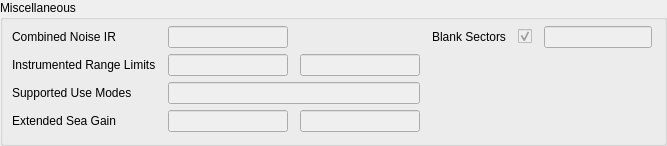
         <widget class="QGroupBox" name="groupFeaturesMisc">
          <property name="sizePolicy">
           <sizepolicy hsizetype="Minimum" vsizetype="Minimum">
            <horstretch>0</horstretch>
            <verstretch>0</verstretch>
           </sizepolicy>
          </property>
          <property name="title">
           <string>Miscellaneous</string>
          </property>
          <layout class="QGridLayout" name="gridLayout_7">
           <property name="leftMargin">
            <number>9</number>
           </property>
           <property name="topMargin">
            <number>6</number>
           </property>
           <property name="rightMargin">
            <number>12</number>
           </property>
           <property name="horizontalSpacing">
            <number>12</number>
           </property>
           <item row="0" column="1">
            <widget class="QLineEdit" name="editCombinedNoiseIR">
             <property name="enabled">
              <bool>false</bool>
             </property>
             <property name="sizePolicy">
              <sizepolicy hsizetype="Fixed" vsizetype="Fixed">
               <horstretch>0</horstretch>
               <verstretch>0</verstretch>
              </sizepolicy>
             </property>
             <property name="minimumSize">
              <size>
               <width>120</width>
               <height>0</height>
              </size>
             </property>
             <property name="maximumSize">
              <size>
               <width>16777215</width>
               <height>16777215</height>
              </size>
             </property>
             <property name="readOnly">
              <bool>true</bool>
             </property>
            </widget>
           </item>
           <item row="1" column="0">
            <widget class="QLabel" name="labelCombinedNoiseIR_2">
             <property name="sizePolicy">
              <sizepolicy hsizetype="Minimum" vsizetype="Preferred">
               <horstretch>0</horstretch>
               <verstretch>0</verstretch>
              </sizepolicy>
             </property>
             <property name="text">
              <string>Instrumented Range Limits</string>
             </property>
            </widget>
           </item>
           <item row="1" column="1">
            <widget class="QLineEdit" name="editInstrRangeMin">
             <property name="enabled">
              <bool>false</bool>
             </property>
             <property name="sizePolicy">
              <sizepolicy hsizetype="Fixed" vsizetype="Fixed">
               <horstretch>0</horstretch>
               <verstretch>0</verstretch>
              </sizepolicy>
             </property>
             <property name="minimumSize">
              <size>
               <width>120</width>
               <height>0</height>
              </size>
             </property>
             <property name="maximumSize">
              <size>
               <width>16777215</width>
               <height>16777215</height>
              </size>
             </property>
             <property name="readOnly">
              <bool>true</bool>
             </property>
            </widget>
           </item>
           <item row="1" column="2">
            <widget class="QLineEdit" name="editInstrRangeMax">
             <property name="enabled">
              <bool>false</bool>
             </property>
             <property name="sizePolicy">
              <sizepolicy hsizetype="Fixed" vsizetype="Fixed">
               <horstretch>0</horstretch>
               <verstretch>0</verstretch>
              </sizepolicy>
             </property>
             <property name="minimumSize">
              <size>
               <width>120</width>
               <height>0</height>
              </size>
             </property>
             <property name="maximumSize">
              <size>
               <width>16777215</width>
               <height>16777215</height>
              </size>
             </property>
             <property name="readOnly">
              <bool>true</bool>
             </property>
            </widget>
           </item>
           <item row="0" column="0">
            <widget class="QLabel" name="labelCombinedNoiseIR">
             <property name="sizePolicy">
              <sizepolicy hsizetype="Minimum" vsizetype="Preferred">
               <horstretch>0</horstretch>
               <verstretch>0</verstretch>
              </sizepolicy>
             </property>
             <property name="text">
              <string>Combined Noise IR</string>
             </property>
            </widget>
           </item>
           <item row="2" column="0">
            <widget class="QLabel" name="labelUseModes">
             <property name="sizePolicy">
              <sizepolicy hsizetype="Minimum" vsizetype="Preferred">
               <horstretch>0</horstretch>
               <verstretch>0</verstretch>
              </sizepolicy>
             </property>
             <property name="text">
              <string>Supported Use Modes</string>
             </property>
            </widget>
           </item>
           <item row="2" column="1" colspan="2">
            <widget class="QLineEdit" name="editUseModes">
             <property name="enabled">
              <bool>false</bool>
             </property>
             <property name="sizePolicy">
              <sizepolicy hsizetype="Expanding" vsizetype="Fixed">
               <horstretch>0</horstretch>
               <verstretch>0</verstretch>
              </sizepolicy>
             </property>
             <property name="minimumSize">
              <size>
               <width>250</width>
               <height>0</height>
              </size>
             </property>
             <property name="maximumSize">
              <size>
               <width>16777215</width>
               <height>16777215</height>
              </size>
             </property>
             <property name="text">
              <string/>
             </property>
             <property name="readOnly">
              <bool>true</bool>
             </property>
            </widget>
           </item>
           <item row="4" column="0">
            <widget class="QLabel" name="labelExtendedSeaGain">
             <property name="sizePolicy">
              <sizepolicy hsizetype="Minimum" vsizetype="Preferred">
               <horstretch>0</horstretch>
               <verstretch>0</verstretch>
              </sizepolicy>
             </property>
             <property name="text">
              <string>Extended Sea Gain</string>
             </property>
            </widget>
           </item>
           <item row="4" column="1">
            <widget class="QLineEdit" name="editSeaLimitsManual">
             <property name="enabled">
              <bool>false</bool>
             </property>
             <property name="sizePolicy">
              <sizepolicy hsizetype="Fixed" vsizetype="Fixed">
               <horstretch>0</horstretch>
               <verstretch>0</verstretch>
              </sizepolicy>
             </property>
             <property name="minimumSize">
              <size>
               <width>120</width>
               <height>0</height>
              </size>
             </property>
             <property name="maximumSize">
              <size>
               <width>16777215</width>
               <height>16777215</height>
              </size>
             </property>
             <property name="readOnly">
              <bool>true</bool>
             </property>
            </widget>
           </item>
           <item row="4" column="2">
            <widget class="QLineEdit" name="editSeaLimitsAuto">
             <property name="enabled">
              <bool>false</bool>
             </property>
             <property name="sizePolicy">
              <sizepolicy hsizetype="Fixed" vsizetype="Fixed">
               <horstretch>0</horstretch>
               <verstretch>0</verstretch>
              </sizepolicy>
             </property>
             <property name="minimumSize">
              <size>
               <width>120</width>
               <height>0</height>
              </size>
             </property>
             <property name="maximumSize">
              <size>
               <width>16777215</width>
               <height>16777215</height>
              </size>
             </property>
             <property name="readOnly">
              <bool>true</bool>
             </property>
            </widget>
           </item>
           <item row="1" column="3">
            <spacer name="horizontalSpacer_6">
             <property name="orientation">
              <enum>Qt::Horizontal</enum>
             </property>
             <property name="sizeType">
              <enum>QSizePolicy::Fixed</enum>
             </property>
             <property name="sizeHint" stdset="0">
              <size>
               <width>0</width>
               <height>20</height>
              </size>
             </property>
            </spacer>
           </item>
           <item row="0" column="4">
            <widget class="QLabel" name="labelBlankSectors">
             <property name="text">
              <string>Blank Sectors</string>
             </property>
            </widget>
           </item>
           <item row="0" column="5">
            <widget class="QCheckBox" name="chckBlankSectors">
             <property name="enabled">
              <bool>false</bool>
             </property>
             <property name="minimumSize">
              <size>
               <width>0</width>
               <height>0</height>
              </size>
             </property>
             <property name="layoutDirection">
              <enum>Qt::LeftToRight</enum>
             </property>
             <property name="checkable">
              <bool>true</bool>
             </property>
             <property name="checked">
              <bool>true</bool>
             </property>
            </widget>
           </item>
           <item row="0" column="6">
            <widget class="QLineEdit" name="editBlankSectors">
             <property name="enabled">
              <bool>false</bool>
             </property>
             <property name="sizePolicy">
              <sizepolicy hsizetype="Fixed" vsizetype="Fixed">
               <horstretch>0</horstretch>
               <verstretch>0</verstretch>
              </sizepolicy>
             </property>
             <property name="minimumSize">
              <size>
               <width>40</width>
               <height>0</height>
              </size>
             </property>
             <property name="maximumSize">
              <size>
               <width>16777215</width>
               <height>16777215</height>
              </size>
             </property>
             <property name="readOnly">
              <bool>true</bool>
             </property>
            </widget>
           </item>
          </layout>
         </widget>
